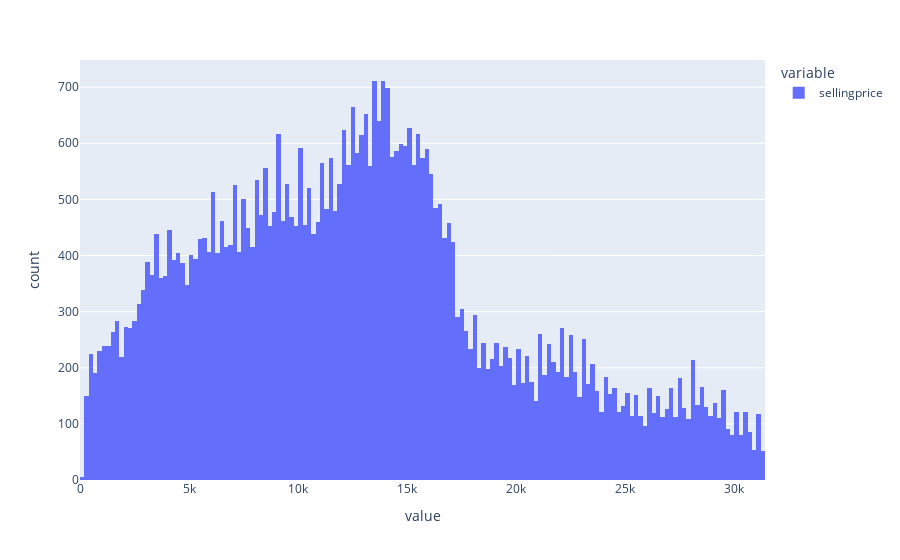

The notebook cell saved with this chart:
### Code cell
x = toyota_df['sellingprice']
q1, q2 = x.quantile(0.25), x.quantile(0.75)
iqr = q2 - q1
lower = q1 - (1.5*iqr)
upper = q2 + (1.5 * iqr)
outliers_iqr = toyota_df[(x<lower)|(x>upper)]
toyota_df = toyota_df[(x>lower)&(x<upper)]
fig = px.histogram(toyota_df['sellingprice'])
fig.show()

### Figure 1 — Plotly figure (JSON) as saved in the notebook; plotly's stock layout.template omitted (floating-point values rounded to 4 significant figures; data arrays with more than 128 entries replaced by an {"elided": "..."} marker saying what was removed)
{"data": [{"bingroup": "x", "hovertemplate": "variable=sellingprice<br>value=%{x}<br>count=%{y}<extra></extra>", "legendgroup": "sellingprice", "marker": {"color": "#636efa", "pattern": {"shape": ""}}, "name": "sellingprice", "orientation": "v", "showlegend": true, "type": "histogram", "x": {"elided": "51316 float values"}, "xaxis": "x", "yaxis": "y"}], "layout": {"barmode": "relative", "legend": {"title": {"text": "variable"}, "tracegroupgap": 0}, "margin": {"t": 60}, "xaxis": {"anchor": "y", "domain": [0, 1], "title": {"text": "value"}}, "yaxis": {"anchor": "x", "domain": [0, 1], "title": {"text": "count"}}}}
